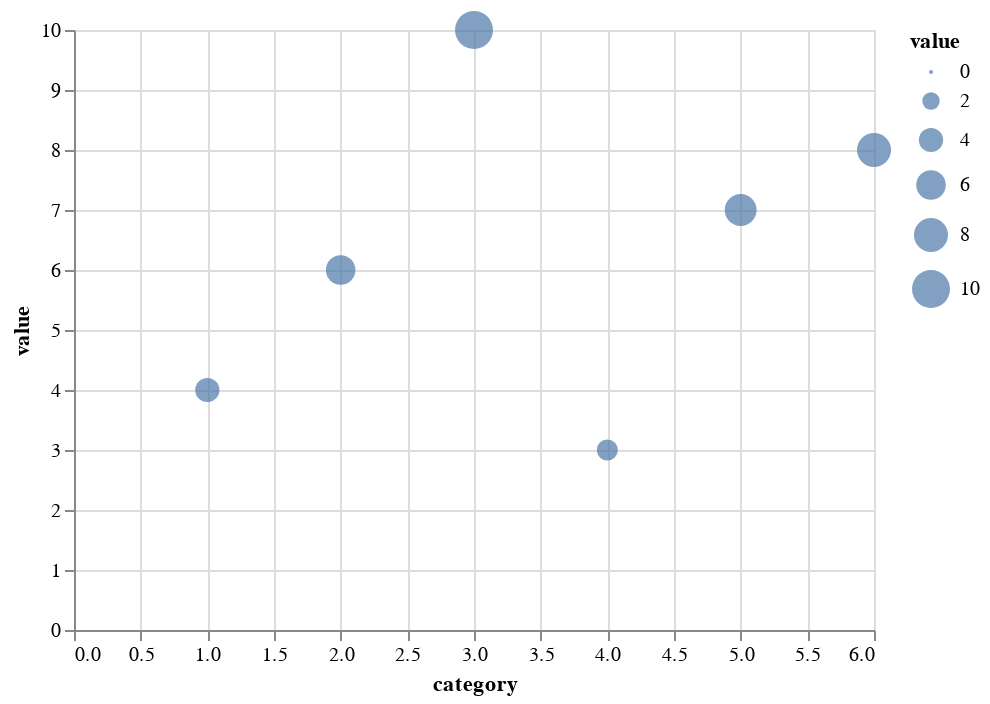

This figure's notebook cell:
### Markdown cell above
## Size encoding

We can also use the size of the mark to encode data.

### Code cell
scatter_plot = base.encode(size="value")
scatter_plot

### Figure 1 — Vega-Lite specification as saved in the notebook (floating-point values rounded to 4 significant figures)
{"config": {"view": {"continuousWidth": 400, "continuousHeight": 300}}, "data": {"name": "data-7c36766bdbdd929d88ac2881c2000dcf"}, "mark": {"type": "point", "filled": true, "size": 200}, "encoding": {"size": {"field": "value", "type": "quantitative"}, "x": {"field": "category", "type": "quantitative"}, "y": {"field": "value", "type": "quantitative"}}, "$schema": "https://vega.github.io/schema/vega-lite/v4.17.0.json", "datasets": {"data-7c36766bdbdd929d88ac2881c2000dcf": [{"category": 1, "value": 4, "quality": "standard"}, {"category": 2, "value": 6, "quality": "good"}, {"category": 3, "value": 10, "quality": "excellent"}, {"category": 4, "value": 3, "quality": "standard"}, {"category": 5, "value": 7, "quality": "good"}, {"category": 6, "value": 8, "quality": "excellent"}]}}
